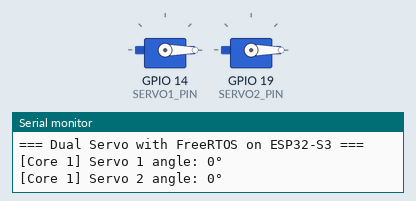
Recording of a sketch running on a simulated ESP32-S3. Parts: 2 × servo, the last lines printed to the serial monitor. Servo pulses on a pin are drawn as a servo (544–2400 µs = 0–180°).

Above: at 0.05 s.
At 1.75 s:
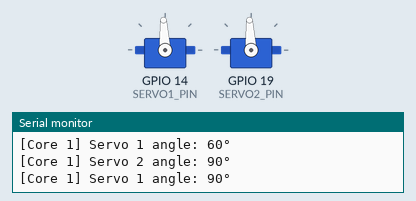
At 3.5 s:
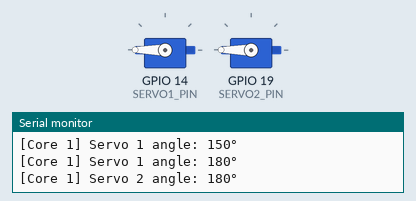
At 7.0 s:
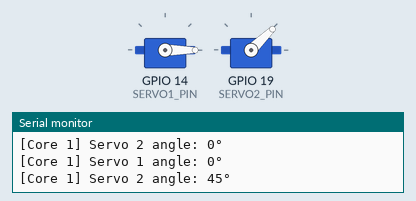
Timing chart, 0 to 9.1 s (numbered marks = the images above):
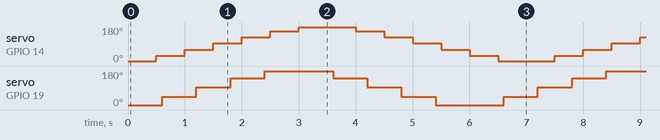

Measured:
- by itself, servo on GPIO 19 (SERVO2_PIN): repeats every 6.0 s: 93° 0.60 s, 141° 0.60 s, 180° 1.2 s, 141° 0.60 s, 93° 0.60 s, 44° 0.60 s, 0° 1.2 s, 44° 0.60 s
- by itself, servo on GPIO 14 (SERVO1_PIN): repeats every 7.0 s: 60° 0.50 s, 93° 0.50 s, 125° 0.50 s, 157° 0.50 s, 180° 1.0 s, 157° 0.50 s, 125° 0.50 s, 93° 0.50 s, 60° 0.50 s, 28° 0.50 s, 0° 1.0 s, 28° 0.50 s

The sketch:

Servo.ino
```cpp
#include <stdio.h>
#include "freertos/FreeRTOS.h"
#include "freertos/task.h"
#include "driver/ledc.h"
#include "esp_err.h"

// Pin servo
#define SERVO1_PIN 14
#define SERVO2_PIN 19

// Fungsi konversi derajat ke duty LEDC
uint32_t servo_angle_to_duty(int angle) {
    int min_pulse = 500;   // 0.5 ms
    int max_pulse = 2500;  // 2.5 ms
    int us = min_pulse + (max_pulse - min_pulse) * angle / 180;
    // 50 Hz = periode 20000 µs
    return (us * 16383) / 20000;  // 14-bit resolution
}

// =====================================================
// Task 1 - Servo 1 di Core 0
// =====================================================
void task_servo1(void *pvParameter) {
    ledc_timer_config_t timer_conf = {
        .speed_mode = LEDC_LOW_SPEED_MODE,
        .timer_num = LEDC_TIMER_0,
        .duty_resolution = LEDC_TIMER_14_BIT, // GANTI DARI 16_BIT
        .freq_hz = 50,
        .clk_cfg = LEDC_AUTO_CLK
    };
    ledc_timer_config(&timer_conf);

    ledc_channel_config_t channel_conf = {
        .gpio_num = SERVO1_PIN,
        .speed_mode = LEDC_LOW_SPEED_MODE,
        .channel = LEDC_CHANNEL_0,
        .timer_sel = LEDC_TIMER_0,
        .duty = 0,
        .hpoint = 0
    };
    ledc_channel_config(&channel_conf);

    while (1) {
        for (int angle = 0; angle <= 180; angle += 30) {
            uint32_t duty = servo_angle_to_duty(angle);
            ledc_set_duty(LEDC_LOW_SPEED_MODE, LEDC_CHANNEL_0, duty);
            ledc_update_duty(LEDC_LOW_SPEED_MODE, LEDC_CHANNEL_0);
            printf("[Core %d] Servo 1 angle: %d°\n", xPortGetCoreID(), angle);
            vTaskDelay(pdMS_TO_TICKS(500));
        }
        for (int angle = 180; angle >= 0; angle -= 30) {
            uint32_t duty = servo_angle_to_duty(angle);
            ledc_set_duty(LEDC_LOW_SPEED_MODE, LEDC_CHANNEL_0, duty);
            ledc_update_duty(LEDC_LOW_SPEED_MODE, LEDC_CHANNEL_0);
            printf("[Core %d] Servo 1 angle: %d°\n", xPortGetCoreID(), angle);
            vTaskDelay(pdMS_TO_TICKS(500));
        }
    }
}

// =====================================================
// Task 2 - Servo 2 di Core 1
// =====================================================
void task_servo2(void *pvParameter) {
    ledc_timer_config_t timer_conf = {
        .speed_mode = LEDC_LOW_SPEED_MODE,
        .timer_num = LEDC_TIMER_1,
        .duty_resolution = LEDC_TIMER_14_BIT, // GANTI DARI 16_BIT
        .freq_hz = 50,
        .clk_cfg = LEDC_AUTO_CLK
    };
    ledc_timer_config(&timer_conf);

    ledc_channel_config_t channel_conf = {
        .gpio_num = SERVO2_PIN,
        .speed_mode = LEDC_LOW_SPEED_MODE,
        .channel = LEDC_CHANNEL_1,
        .timer_sel = LEDC_TIMER_1,
        .duty = 0,
        .hpoint = 0
    };
    ledc_channel_config(&channel_conf);

    while (1) {
        for (int angle = 0; angle <= 180; angle += 45) {
            uint32_t duty = servo_angle_to_duty(angle);
            ledc_set_duty(LEDC_LOW_SPEED_MODE, LEDC_CHANNEL_1, duty);
            ledc_update_duty(LEDC_LOW_SPEED_MODE, LEDC_CHANNEL_1);
            printf("[Core %d] Servo 2 angle: %d°\n", xPortGetCoreID(), angle);
            vTaskDelay(pdMS_TO_TICKS(600));
        }
        for (int angle = 180; angle >= 0; angle -= 45) {
            uint32_t duty = servo_angle_to_duty(angle);
            ledc_set_duty(LEDC_LOW_SPEED_MODE, LEDC_CHANNEL_1, duty);
            ledc_update_duty(LEDC_LOW_SPEED_MODE, LEDC_CHANNEL_1);
            printf("[Core %d] Servo 2 angle: %d°\n", xPortGetCoreID(), angle);
            vTaskDelay(pdMS_TO_TICKS(600));
        }
    }
}

// =====================================================
// Fungsi utama
// =====================================================
void app_main() {
    printf("=== Dual Servo with FreeRTOS on ESP32-S3 ===\n");

    // Jalankan 2 task di 2 core
    xTaskCreatePinnedToCore(task_servo1, "Servo1 Task", 4096, NULL, 1, NULL, 0);
    xTaskCreatePinnedToCore(task_servo2, "Servo2 Task", 4096, NULL, 1, NULL, 1);
}
```
